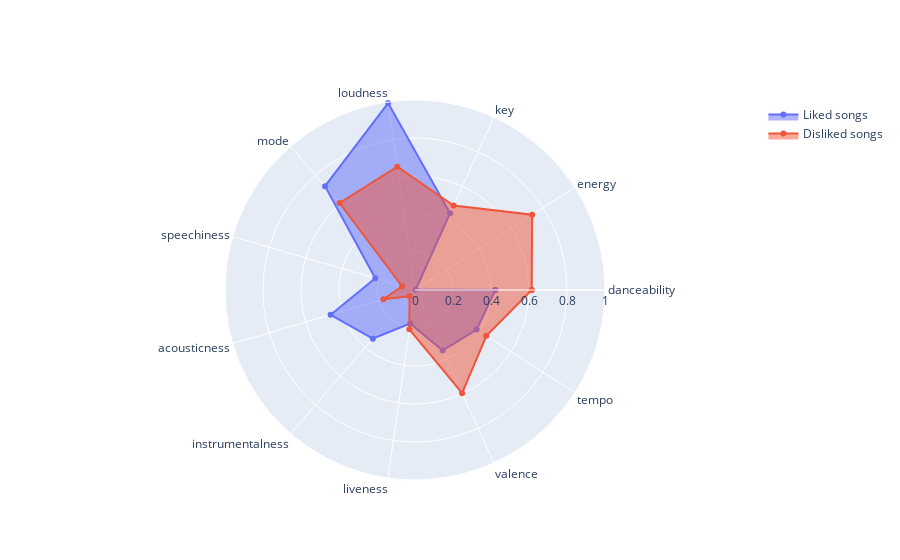

Source (notebook cell):
### Markdown cell above
## Identifying distinguishing features for music that is liked vs disliked
One way of visualizing the feature importance is to plot a radar chart.
After the features has been normalized, the means are calculated for each feature for the two datasets, in order to produce the radar chart below.

### Code cell
# Calculate means of features across songs that are liked vs not liked
labels = np.array(df_liked.columns)
feature_means_liked = df_liked.mean()
feature_means_disliked = df_disliked.mean()

# View features in radar chart
fig = go.Figure()
fig.add_trace(go.Scatterpolar(
      r=np.append(feature_means_liked.values, feature_means_liked.values[0]),
      theta=np.append(labels, labels[0]),
      fill='toself',
      name='Liked songs'
))
fig.add_trace(go.Scatterpolar(
      r=np.append(feature_means_disliked.values, feature_means_disliked.values[0]),
      theta=np.append(labels, labels[0]),
      fill='toself',
      name='Disliked songs'
))

fig.update_layout(
  polar=dict(
    radialaxis=dict(
      visible=True,
      range=[0, 1]
    )),
  showlegend=True
)
fig.show()

### Figure 1 — Plotly figure (JSON) as saved in the notebook; plotly's stock layout.template omitted (floating-point values rounded to 4 significant figures)
{"data": [{"fill": "toself", "name": "Liked songs", "r": [0.4228, 0.00482, 0.444, 0.9941, 0.7231, 0.2178, 0.463, 0.3391, 0.1782, 0.3505, 0.3857, 0.4228], "theta": ["danceability", "energy", "key", "loudness", "mode", "speechiness", "acousticness", "instrumentalness", "liveness", "valence", "tempo", "danceability"], "type": "scatterpolar"}, {"fill": "toself", "name": "Disliked songs", "r": [0.6142, 0.733, 0.4889, 0.6558, 0.6058, 0.07094, 0.173, 0.04398, 0.2093, 0.597, 0.4463, 0.6142], "theta": ["danceability", "energy", "key", "loudness", "mode", "speechiness", "acousticness", "instrumentalness", "liveness", "valence", "tempo", "danceability"], "type": "scatterpolar"}], "layout": {"polar": {"radialaxis": {"range": [0, 1], "visible": true}}, "showlegend": true}}
